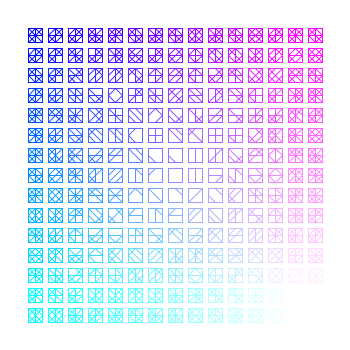
Frame 1 (no input)
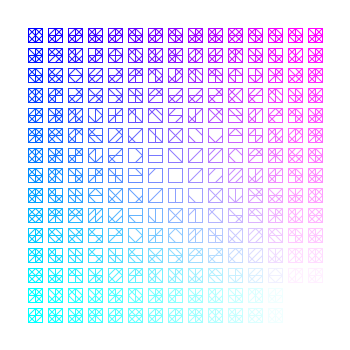
Frame 2 (the mouse pressed at the canvas centre, redrawn once)

The Processing sketch that drew these frames (run headless with seeded random() and noise(); the mouse was pressed at the canvas centre and the sketch redrawn once):

// Processing sketch: tiling_and_tessellation
// ── tiling_and_tessellation.pde
int rowSize = 15;
int marginSize = 6;
int boxSize = 14;
int[] strokes = new int[8];

void setup() {
  size(350, 350);
  noFill();
  stroke(0);
  noLoop();

  for (int i = 0; i < 8; i++) {
    strokes[i] = i;
  }
}

void draw() {
  background(255);

  translate(boxSize * 2, boxSize * 2);

  for (int row = 0; row < rowSize; row++) {
    for (int col = 0; col < rowSize; col++) {
      float x = boxSize * col + marginSize * col;
      float y = boxSize * row + marginSize * row;
      stroke(x, y, 255);

      pushMatrix();
      translate(x, y);
      rect(0, 0, boxSize, boxSize);

      int distFromMiddle = max(abs(row - boxSize / 2), abs(col - boxSize / 2));

      shuffleArray(strokes);
      for (int i = 0; i < distFromMiddle; i++) {
        drawSegment(strokes[i], boxSize, boxSize);
      }
      popMatrix();
    }
  }
  save("tiling_and_tessellation.png");
}

void drawSegment(int i, int w, int h) {
  switch(i) {
    case 0:
      line(0, 0, w, h);
      break;
    case 1:
      line(w, 0, 0, h);
      break;
    case 2:
      line(0, h / 2, w, h / 2);
      break;
    case 3:
      line(0, h / 2, w / 2, 0);
      break;
    case 4:
      line(w / 2, 0, w, h / 2);
      break;
    case 5:
      line(w, h / 2, w / 2, h);
      break;
    case 6:
      line(w / 2, 0, w / 2, h);
      break;
    case 7:
      line(w / 2, h, 0, h / 2);
      break;
  }
}

void shuffleArray(int[] array) {
  int currentIndex = array.length, temporaryValue, randomIndex;

  while (currentIndex != 0) {
    randomIndex = (int) random(currentIndex);
    currentIndex -= 1;

    temporaryValue = array[currentIndex];
    array[currentIndex] = array[randomIndex];
    array[randomIndex] = temporaryValue;
  }
}

void mousePressed() {
  redraw();
}
